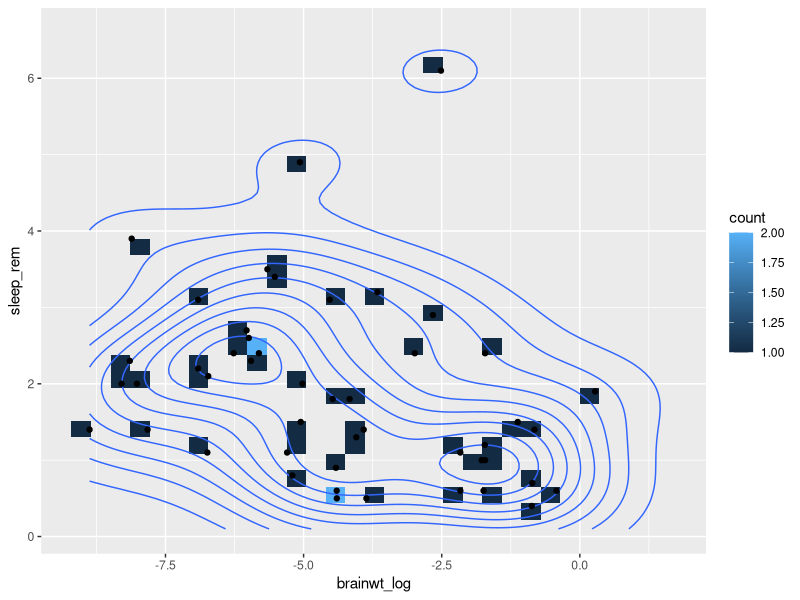
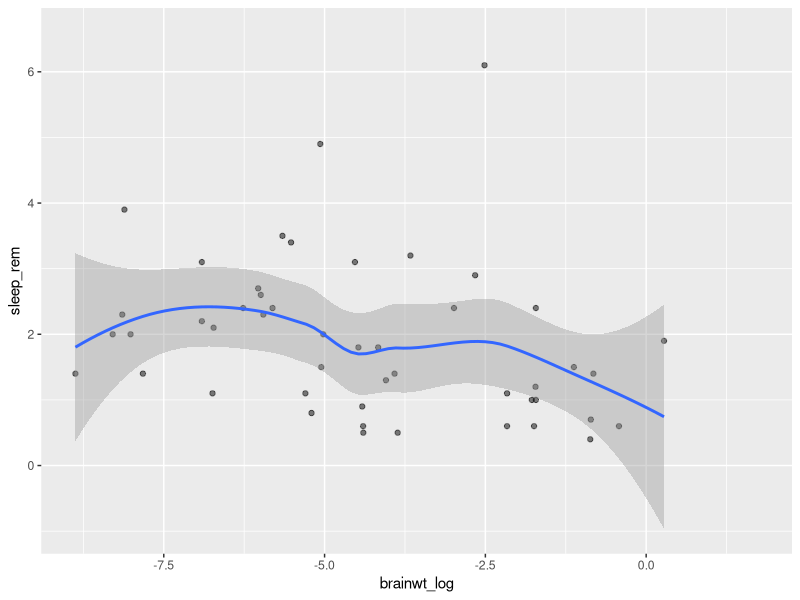
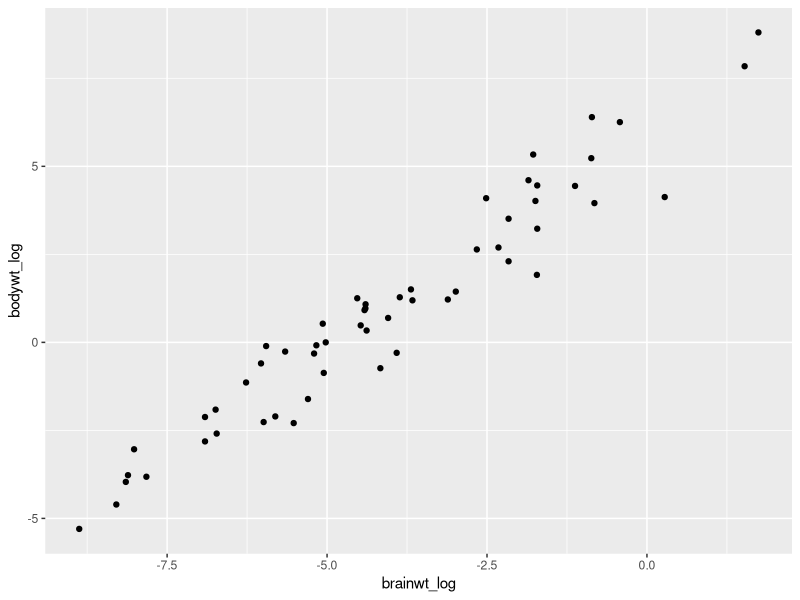
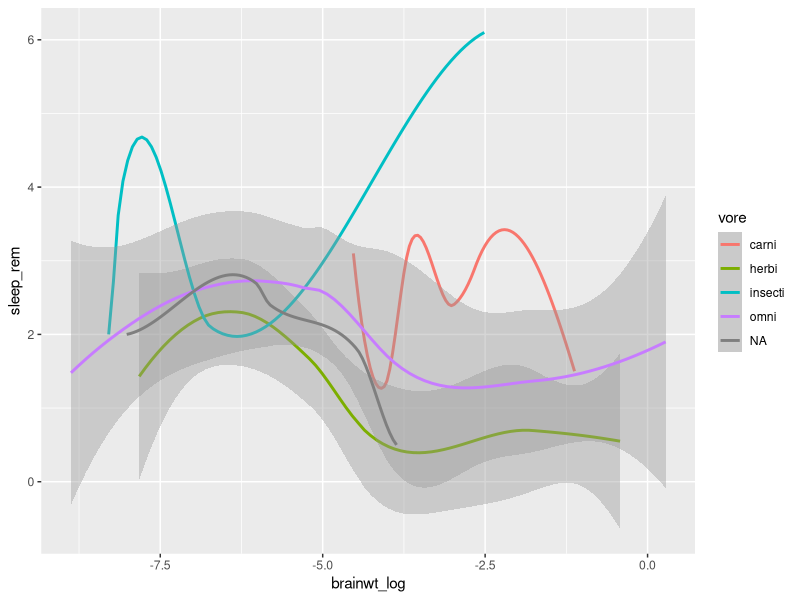
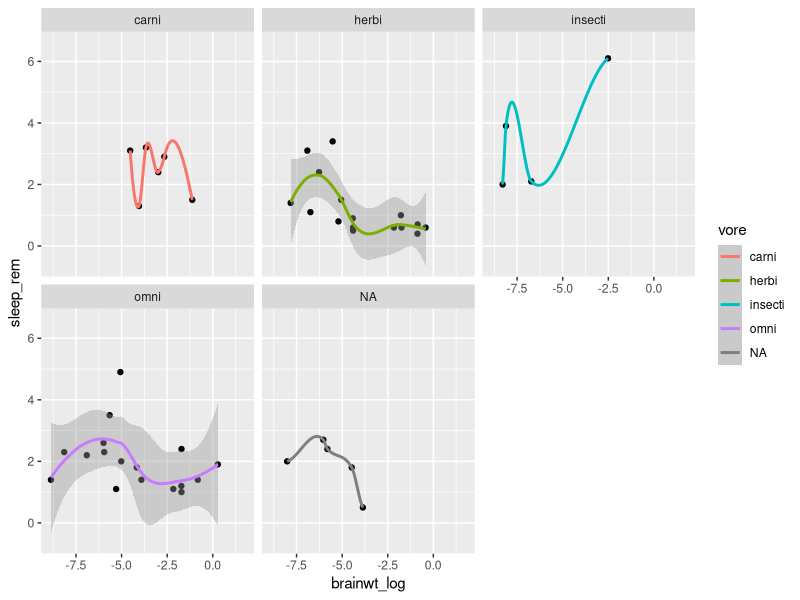

Write R code to recreate these figures, in order.
## ---- chunk 1
library(ggplot2)
library(tidyverse)
msleep2 <- msleep %>% mutate(brainwt_log = log(brainwt))
## ---- chunk 2
ggplot(data = msleep2, mapping = aes(x = brainwt_log, y = sleep_rem)) +
    geom_bin2d() +
    geom_density_2d() +
    geom_point()
## ---- chunk 3
ggplot(data = msleep2, mapping = aes(x = brainwt_log, y = sleep_rem)) +
    geom_point(alpha = 0.5) +
    geom_smooth()

msleep3 <- msleep2 %>% mutate(bodywt_log = log(bodywt))

my.plot <- ggplot(msleep3, aes(x = brainwt_log, y = bodywt_log)) + 
  geom_point()
my.plot

## ---- chunk 4
ggplot(data = msleep2, mapping = aes(x = brainwt_log, y = sleep_rem)) +
    geom_smooth(aes(color = vore)) 
## ---- chunk 5
ggplot(data = msleep2, mapping = aes(x = brainwt_log, y = sleep_rem)) +
    geom_point() +
    geom_smooth(aes(color = vore)) +
    facet_wrap( ~ vore)
